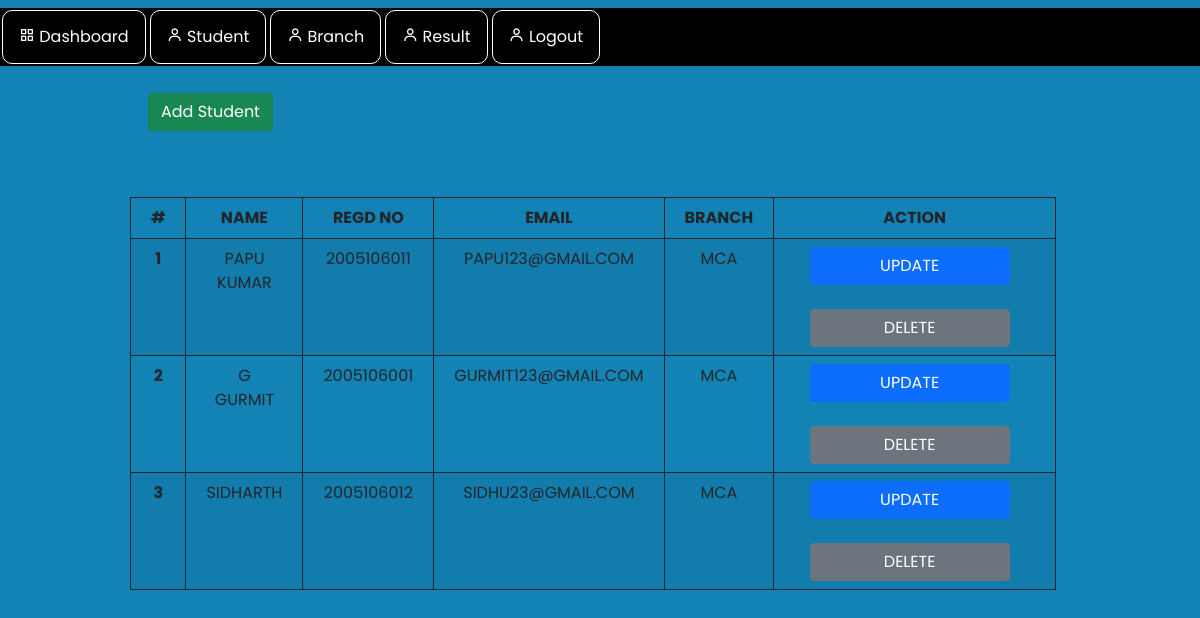
The app's page /managestudent.php with its own data.
### tables this page shows
CREATE TABLE `student` (
  `sid` int(11) NOT NULL,
  `st_name` varchar(100) NOT NULL,
  `st_reg` varchar(100) NOT NULL,
  `st_email` varchar(100) NOT NULL,
  `st_branch` varchar(30) NOT NULL
);

CREATE TABLE `branch` (
  `id` int(11) NOT NULL,
  `class` varchar(50) NOT NULL
);

### managestudent.php (the view, shortened to what this page needs)
<?php include "include/header.php"?>
<?php include "include/sidebar.php"?>
  <section class="home-section">
      <div class="container">
        <div class="text">
        <a href="addstudent.php" class="btn btn-success">Add Student</a>
      </div>
        <table class="table table-striped" style="margin-top: 3rem;" id="tab">
          <thead>
            <tr>
              <th scope="col">#</th>
              <th scope="col">Name</th>
              <th scope="col">Regd no</th>
              <th scope="col">Email</th>
              <th scope="col">Branch</th>
              <th scope="col" style="width: 400px;">Action</th>
            </tr>
          </thead>
          <tbody>
            <?php
        include "include/connection.php";
        $sq = "SELECT * FROM student LEFT JOIN branch ON student.st_branch=branch.id";
        $res = mysqli_query($con, $sq) or die("query failed");
        if (mysqli_num_rows($res) > 0) {
          $i=1;
          while ($row = mysqli_fetch_assoc($res)) {
        ?>
            <tr>
              <th scope="row"><?php echo $i++ ?></th>
              <td><?php echo $row['st_name'] ?></td>
              <td><?php echo $row['st_reg'] ?></td>
              <td><?php echo $row['st_email'] ?></td>
              <td><?php echo $row['class'] ?></td>
               <td>
                <a href="stupdate.php?sid=<?php echo $row['sid'] ?>" class="btn btn-primary"  style="margin-right: 10px; width:200px">Update</a><br><br>
                <a href="stdlt.php?sid=<?php echo $row['sid']?>" class="btn btn-secondary"  style="margin-right: 10px; width:200px">Delete</a>
              </td>
            </tr>
            <?php } }?>
          </tbody>
        </table>
      </div>
  </section>
</body>
</html>

### include/header.php (shortened to what this page needs)
<!DOCTYPE html>
<html lang="en" dir="ltr">
  <head>
    <link rel="stylesheet" href="css/bootstrap.min.css">
    <link rel="stylesheet" href="css/admin.css">
    <link href='https://unpkg.com/boxicons@2.0.7/css/boxicons.min.css' rel='stylesheet'>
   </head>
<body>
</body>
</html>

### include/sidebar.php (shortened to what this page needs)
<!DOCTYPE html>
<html lang="en">
<head>
</head>
<body>
  <div class="navbar">
    <header>
      <navbar>
        <ul>
        <li>
        <a href="admin.php">
          <i class='bx bx-grid-alt'></i>
          <span class="links_name">Dashboard</span>
        </a>
      </li>
      <li>
       <a href="managestudent.php">
         <i class='bx bx-user' ></i>
         <span class="links_name">Student</span>
       </a>
     </li>
     <li>
      <a href="branch.php">
        <i class='bx bx-user' ></i>
        <span class="links_name">Branch</span>
      </a>
    </li>
    <li>
      <a href="result.php">
        <i class='bx bx-user' ></i>
        <span class="links_name">Result</span>
      </a>
    </li>
    <li>
      <a href="logout.php">
        <i class='bx bx-user' ></i>
        <span class="links_name">Logout</span>
      </a>
    </li>
        </ul>
      </navbar>
    </header>
  </div>
</body>
</html>

### css/admin.css (style rules this page uses)
* { margin: 0; padding: 0; box-sizing: border-box; font-family: "Poppins" , sans-serif; }
body { background:#1383b5; }
.home-section { position: relative; background: #1383b5; min-height: 100vh; top: 0; left: 118px; width: calc(100% - 250px); transition: all 0.5s ease; z-index: 2; }
.home-section .text { display: inline-block; color: #11101d; font-size: 25px; font-weight: 500; margin: 18px }
#tab { border: 1px solid #2b2b2c; width: auto; margin-right: auto; margin-left: auto; margin-top: 0; }
#tab tr { border: #11101d solid 1px; }
#tab th { text-align: center; text-transform: uppercase; }
#tab th,#tab td { border: 1px solid; width: auto; padding-left: 20px; padding-right: 20px; }
#tab td { text-align: center; text-transform: uppercase; }
.home-section { margin-top: 0rem; }
.home-section .container { overflow-x: scroll; overflow-y: hidden; }

### include/sidebar.php (style rules this page uses)
* { margin: 0; padding: 0; }
header { width: 100%; border-radius: 10px; }
ul { list-style-type: none; margin: 0; padding: 0; overflow: hidden; background-color:black; }
li { float: left ; }
li a { display: block; color: white; text-align: center; padding: 14px 16px; text-decoration: none; border: 1px solid white; border-radius: 10px; margin: 2px; }

### records on screen
student: st_name "PAPU KUMAR", st_reg "2005106011", st_email "PAPU123@GMAIL.COM", branch.class "MCA", $row['sid'] 2 (drawn)
student: st_name "G GURMIT", st_reg "2005106001", st_email "GURMIT123@GMAIL.COM", branch.class "MCA"
student: st_name "SIDHARTH", st_reg "2005106012", st_email "SIDHU23@GMAIL.COM", branch.class "MCA"
